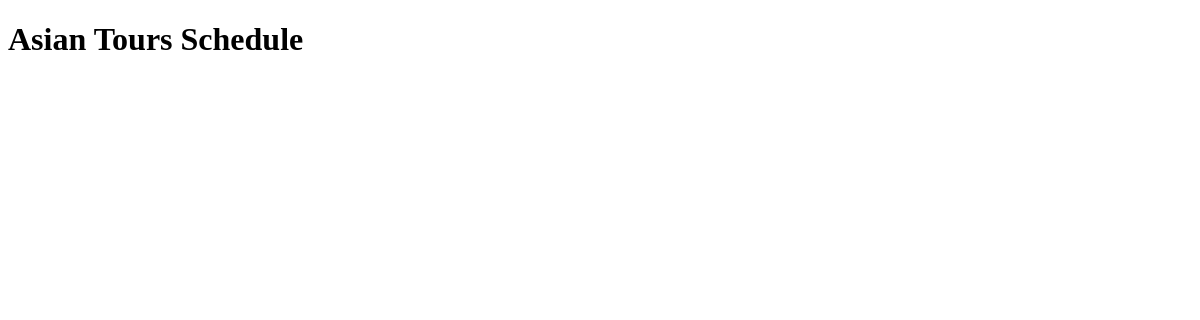
/, run on an earlier commit of the app's database.
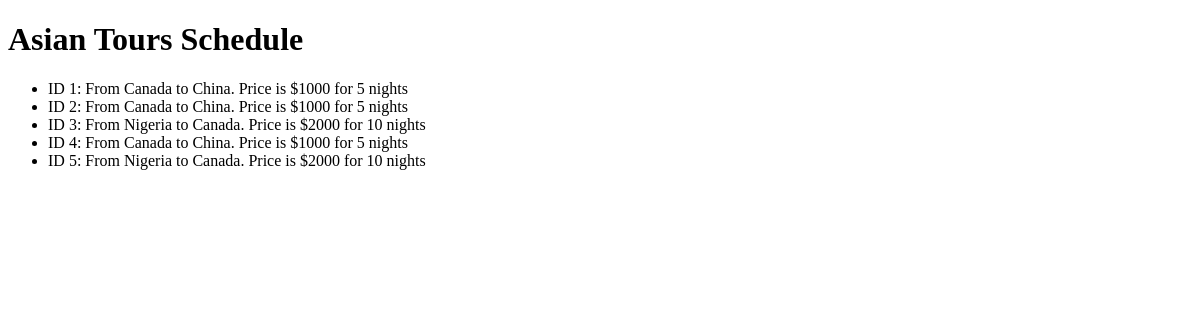
And on a later commit of the database.
### asiantouragency/models.py (models this page shows)
class Tour(models.Model):
    origin_country = models.CharField(max_length=64)
    dest_country = models.CharField(max_length=64)
    number_of_nights = models.IntegerField()
    price = models.IntegerField()
    def __str__(self):
        return f"ID {self.id}: From {self.origin_country} to {self.dest_country}. Price is ${self.price} for {self.number_of_nights} nights"

### asiantouragency/views.py (the view)
# urls.py: path('', views.index)
def index(request):
    tours = Tour.objects.all()
    context = {'tours': tours}
    return render(request, 'tours/index.html', context)

### asiantouragency/templates/tours/index.html (shortened to what this page needs)
<!DOCTYPE html>
<html lang="en">
  <head>
  </head>
  <body>
    <h1>Asian Tours Schedule</h1>
    <ul>
      {% for tour in tours %}
      <li>{{ tour }}</li>
      {% endfor %}
    </ul>
  </body>
</html>

What changed in the data, as far as the page shows it:
added Tour: id+origin_country+dest_country "ID 1: From Canada to China. Price is $1000 for 5 nights"
added Tour: id+origin_country+dest_country "ID 2: From Canada to China. Price is $1000 for 5 nights"
added Tour: id+origin_country+dest_country "ID 3: From Nigeria to Canada. Price is $2000 for 10 nights"
added Tour: id+origin_country+dest_country "ID 4: From Canada to China. Price is $1000 for 5 nights"
added Tour: id+origin_country+dest_country "ID 5: From Nigeria to Canada. Price is $2000 for 10 nights"
